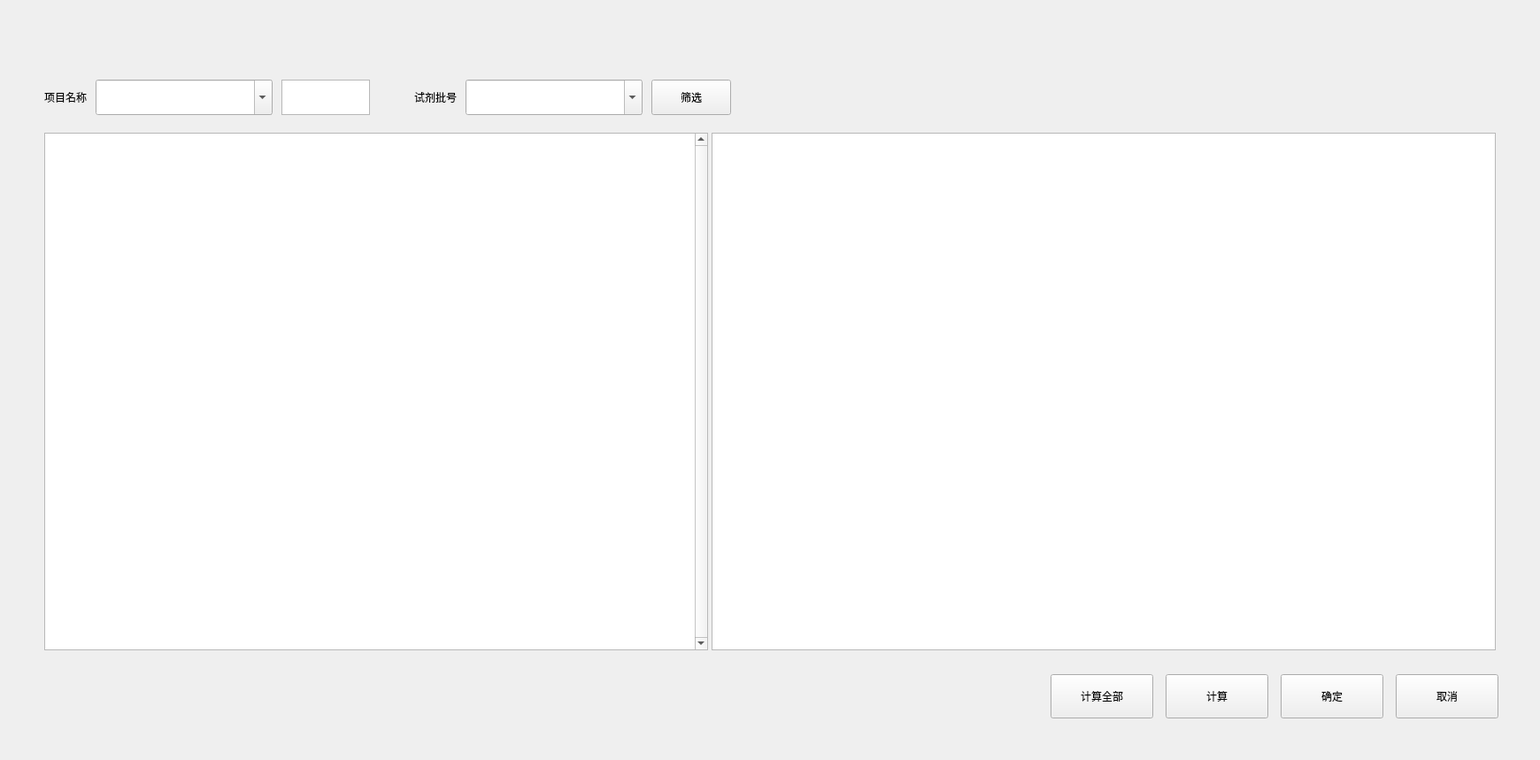
<?xml version="1.0" encoding="UTF-8"?>
<ui version="4.0">
 <class>QReCalcDialog</class>
 <widget class="QWidget" name="QReCalcDialog">
  <property name="geometry">
   <rect>
    <x>0</x>
    <y>0</y>
    <width>1740</width>
    <height>859</height>
   </rect>
  </property>
  <property name="windowTitle">
   <string>QReCalcDialog</string>
  </property>
  <widget class="QTableView" name="tableView_reag">
   <property name="geometry">
    <rect>
     <x>50</x>
     <y>150</y>
     <width>750</width>
     <height>585</height>
    </rect>
   </property>
   <property name="verticalScrollBarPolicy">
    <enum>Qt::ScrollBarAlwaysOn</enum>
   </property>
   <property name="selectionMode">
    <enum>QAbstractItemView::SingleSelection</enum>
   </property>
   <property name="selectionBehavior">
    <enum>QAbstractItemView::SelectRows</enum>
   </property>
   <attribute name="horizontalHeaderCascadingSectionResizes">
    <bool>false</bool>
   </attribute>
   <attribute name="horizontalHeaderHighlightSections">
    <bool>false</bool>
   </attribute>
   <attribute name="horizontalHeaderStretchLastSection">
    <bool>true</bool>
   </attribute>
   <attribute name="verticalHeaderDefaultSectionSize">
    <number>44</number>
   </attribute>
  </widget>
  <widget class="QTableView" name="tableView_result">
   <property name="geometry">
    <rect>
     <x>804</x>
     <y>150</y>
     <width>886</width>
     <height>585</height>
    </rect>
   </property>
   <property name="verticalScrollBarPolicy">
    <enum>Qt::ScrollBarAsNeeded</enum>
   </property>
   <property name="horizontalScrollBarPolicy">
    <enum>Qt::ScrollBarAlwaysOff</enum>
   </property>
   <property name="selectionMode">
    <enum>QAbstractItemView::SingleSelection</enum>
   </property>
   <property name="selectionBehavior">
    <enum>QAbstractItemView::SelectRows</enum>
   </property>
   <property name="showGrid">
    <bool>false</bool>
   </property>
   <attribute name="horizontalHeaderHighlightSections">
    <bool>false</bool>
   </attribute>
   <attribute name="horizontalHeaderStretchLastSection">
    <bool>true</bool>
   </attribute>
   <attribute name="verticalHeaderDefaultSectionSize">
    <number>44</number>
   </attribute>
  </widget>
  <widget class="QWidget" name="widget" native="true">
   <property name="geometry">
    <rect>
     <x>52</x>
     <y>762</y>
     <width>1641</width>
     <height>50</height>
    </rect>
   </property>
   <layout class="QHBoxLayout" name="horizontalLayout">
    <property name="spacing">
     <number>14</number>
    </property>
    <property name="leftMargin">
     <number>0</number>
    </property>
    <property name="topMargin">
     <number>0</number>
    </property>
    <property name="rightMargin">
     <number>0</number>
    </property>
    <property name="bottomMargin">
     <number>0</number>
    </property>
    <item>
     <spacer name="horizontalSpacer">
      <property name="orientation">
       <enum>Qt::Horizontal</enum>
      </property>
      <property name="sizeHint" stdset="0">
       <size>
        <width>40</width>
        <height>20</height>
       </size>
      </property>
     </spacer>
    </item>
    <item>
     <widget class="QPushButton" name="reCalc_All_Button">
      <property name="minimumSize">
       <size>
        <width>116</width>
        <height>50</height>
       </size>
      </property>
      <property name="maximumSize">
       <size>
        <width>16777215</width>
        <height>16777215</height>
       </size>
      </property>
      <property name="focusPolicy">
       <enum>Qt::NoFocus</enum>
      </property>
      <property name="text">
       <string>计算全部</string>
      </property>
      <property name="buttons" stdset="0">
       <string>btn_dlg</string>
      </property>
     </widget>
    </item>
    <item>
     <widget class="QPushButton" name="reCalc_Button">
      <property name="minimumSize">
       <size>
        <width>116</width>
        <height>50</height>
       </size>
      </property>
      <property name="maximumSize">
       <size>
        <width>16777215</width>
        <height>16777215</height>
       </size>
      </property>
      <property name="focusPolicy">
       <enum>Qt::NoFocus</enum>
      </property>
      <property name="text">
       <string>计算</string>
      </property>
      <property name="buttons" stdset="0">
       <string>btn_dlg</string>
      </property>
     </widget>
    </item>
    <item>
     <widget class="QPushButton" name="save_button">
      <property name="minimumSize">
       <size>
        <width>116</width>
        <height>50</height>
       </size>
      </property>
      <property name="maximumSize">
       <size>
        <width>16777215</width>
        <height>16777215</height>
       </size>
      </property>
      <property name="focusPolicy">
       <enum>Qt::NoFocus</enum>
      </property>
      <property name="text">
       <string>确定</string>
      </property>
      <property name="buttons" stdset="0">
       <string>btn_dlg</string>
      </property>
     </widget>
    </item>
    <item>
     <widget class="QPushButton" name="cls_Button">
      <property name="minimumSize">
       <size>
        <width>116</width>
        <height>50</height>
       </size>
      </property>
      <property name="maximumSize">
       <size>
        <width>16777215</width>
        <height>16777215</height>
       </size>
      </property>
      <property name="focusPolicy">
       <enum>Qt::NoFocus</enum>
      </property>
      <property name="text">
       <string>取消</string>
      </property>
      <property name="buttons" stdset="0">
       <string>btn_dlg</string>
      </property>
     </widget>
    </item>
   </layout>
  </widget>
  <widget class="QWidget" name="radioButtons" native="true">
   <property name="geometry">
    <rect>
     <x>990</x>
     <y>90</y>
     <width>720</width>
     <height>41</height>
    </rect>
   </property>
  </widget>
  <widget class="QFrame" name="line_v">
   <property name="geometry">
    <rect>
     <x>50</x>
     <y>150</y>
     <width>1</width>
     <height>585</height>
    </rect>
   </property>
   <property name="frameShape">
    <enum>QFrame::StyledPanel</enum>
   </property>
   <property name="frameShadow">
    <enum>QFrame::Raised</enum>
   </property>
   <property name="lines" stdset="0">
    <string>solid</string>
   </property>
  </widget>
  <widget class="QFrame" name="line_h">
   <property name="geometry">
    <rect>
     <x>50</x>
     <y>150</y>
     <width>750</width>
     <height>1</height>
    </rect>
   </property>
   <property name="frameShape">
    <enum>QFrame::StyledPanel</enum>
   </property>
   <property name="frameShadow">
    <enum>QFrame::Raised</enum>
   </property>
   <property name="lines" stdset="0">
    <string>solid</string>
   </property>
  </widget>
  <widget class="QFrame" name="line_h_2">
   <property name="geometry">
    <rect>
     <x>50</x>
     <y>734</y>
     <width>750</width>
     <height>1</height>
    </rect>
   </property>
   <property name="frameShape">
    <enum>QFrame::StyledPanel</enum>
   </property>
   <property name="frameShadow">
    <enum>QFrame::Raised</enum>
   </property>
   <property name="lines" stdset="0">
    <string>solid</string>
   </property>
  </widget>
  <widget class="QFrame" name="line_h_3">
   <property name="geometry">
    <rect>
     <x>804</x>
     <y>150</y>
     <width>886</width>
     <height>1</height>
    </rect>
   </property>
   <property name="frameShape">
    <enum>QFrame::StyledPanel</enum>
   </property>
   <property name="frameShadow">
    <enum>QFrame::Raised</enum>
   </property>
   <property name="lines" stdset="0">
    <string>solid</string>
   </property>
  </widget>
  <widget class="QFrame" name="line_h_4">
   <property name="geometry">
    <rect>
     <x>804</x>
     <y>734</y>
     <width>886</width>
     <height>1</height>
    </rect>
   </property>
   <property name="frameShape">
    <enum>QFrame::StyledPanel</enum>
   </property>
   <property name="frameShadow">
    <enum>QFrame::Raised</enum>
   </property>
   <property name="lines" stdset="0">
    <string>solid</string>
   </property>
  </widget>
  <widget class="QFrame" name="line_v_2">
   <property name="geometry">
    <rect>
     <x>799</x>
     <y>150</y>
     <width>1</width>
     <height>585</height>
    </rect>
   </property>
   <property name="frameShape">
    <enum>QFrame::StyledPanel</enum>
   </property>
   <property name="frameShadow">
    <enum>QFrame::Raised</enum>
   </property>
   <property name="lines" stdset="0">
    <string>solid</string>
   </property>
  </widget>
  <widget class="QFrame" name="line_v_3">
   <property name="geometry">
    <rect>
     <x>804</x>
     <y>150</y>
     <width>1</width>
     <height>585</height>
    </rect>
   </property>
   <property name="frameShape">
    <enum>QFrame::StyledPanel</enum>
   </property>
   <property name="frameShadow">
    <enum>QFrame::Raised</enum>
   </property>
   <property name="lines" stdset="0">
    <string>solid</string>
   </property>
  </widget>
  <widget class="QFrame" name="line_v_4">
   <property name="geometry">
    <rect>
     <x>1689</x>
     <y>150</y>
     <width>1</width>
     <height>585</height>
    </rect>
   </property>
   <property name="frameShape">
    <enum>QFrame::StyledPanel</enum>
   </property>
   <property name="frameShadow">
    <enum>QFrame::Raised</enum>
   </property>
   <property name="lines" stdset="0">
    <string>solid</string>
   </property>
  </widget>
  <widget class="QWidget" name="widget1" native="true">
   <property name="geometry">
    <rect>
     <x>50</x>
     <y>89</y>
     <width>1061</width>
     <height>42</height>
    </rect>
   </property>
   <layout class="QHBoxLayout" name="horizontalLayout_2">
    <property name="spacing">
     <number>10</number>
    </property>
    <property name="leftMargin">
     <number>0</number>
    </property>
    <property name="topMargin">
     <number>0</number>
    </property>
    <property name="rightMargin">
     <number>0</number>
    </property>
    <property name="bottomMargin">
     <number>0</number>
    </property>
    <item>
     <widget class="QLabel" name="label">
      <property name="text">
       <string>项目名称</string>
      </property>
     </widget>
    </item>
    <item>
     <widget class="QComboBox" name="comboBox_projectName">
      <property name="minimumSize">
       <size>
        <width>200</width>
        <height>40</height>
       </size>
      </property>
      <property name="maximumSize">
       <size>
        <width>200</width>
        <height>40</height>
       </size>
      </property>
      <property name="focusPolicy">
       <enum>Qt::ClickFocus</enum>
      </property>
      <property name="toolTipDuration">
       <number>0</number>
      </property>
      <property name="editable">
       <bool>true</bool>
      </property>
      <property name="currentText">
       <string/>
      </property>
      <property name="currentIndex">
       <number>-1</number>
      </property>
     </widget>
    </item>
    <item>
     <widget class="QTextEdit" name="unitEdit">
      <property name="enabled">
       <bool>true</bool>
      </property>
      <property name="sizePolicy">
       <sizepolicy hsizetype="Expanding" vsizetype="Fixed">
        <horstretch>0</horstretch>
        <verstretch>0</verstretch>
       </sizepolicy>
      </property>
      <property name="minimumSize">
       <size>
        <width>100</width>
        <height>40</height>
       </size>
      </property>
      <property name="maximumSize">
       <size>
        <width>100</width>
        <height>40</height>
       </size>
      </property>
      <property name="readOnly">
       <bool>true</bool>
      </property>
     </widget>
    </item>
    <item>
     <spacer name="horizontalSpacer_5">
      <property name="orientation">
       <enum>Qt::Horizontal</enum>
      </property>
      <property name="sizeType">
       <enum>QSizePolicy::Fixed</enum>
      </property>
      <property name="sizeHint" stdset="0">
       <size>
        <width>40</width>
        <height>20</height>
       </size>
      </property>
     </spacer>
    </item>
    <item>
     <widget class="QLabel" name="label_2">
      <property name="text">
       <string>试剂批号</string>
      </property>
     </widget>
    </item>
    <item>
     <widget class="QComboBox" name="comboBox_reagLot">
      <property name="minimumSize">
       <size>
        <width>200</width>
        <height>40</height>
       </size>
      </property>
      <property name="maximumSize">
       <size>
        <width>200</width>
        <height>40</height>
       </size>
      </property>
      <property name="focusPolicy">
       <enum>Qt::ClickFocus</enum>
      </property>
      <property name="toolTipDuration">
       <number>0</number>
      </property>
      <property name="editable">
       <bool>true</bool>
      </property>
      <property name="currentText">
       <string/>
      </property>
      <property name="currentIndex">
       <number>-1</number>
      </property>
     </widget>
    </item>
    <item>
     <widget class="QPushButton" name="pushButton_search">
      <property name="minimumSize">
       <size>
        <width>90</width>
        <height>40</height>
       </size>
      </property>
      <property name="maximumSize">
       <size>
        <width>100</width>
        <height>40</height>
       </size>
      </property>
      <property name="text">
       <string>筛选</string>
      </property>
      <property name="buttons" stdset="0">
       <string>flat_btn</string>
      </property>
     </widget>
    </item>
    <item>
     <spacer name="horizontalSpacer_2">
      <property name="orientation">
       <enum>Qt::Horizontal</enum>
      </property>
      <property name="sizeHint" stdset="0">
       <size>
        <width>40</width>
        <height>20</height>
       </size>
      </property>
     </spacer>
    </item>
   </layout>
  </widget>
 </widget>
 <layoutdefault spacing="6" margin="11"/>
 <resources/>
 <connections/>
</ui>
